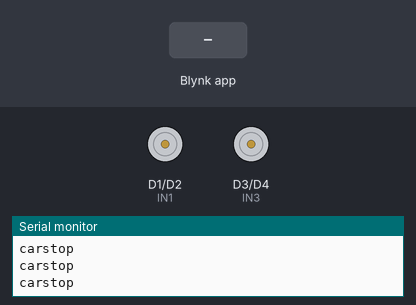
This sketch was run on a simulated ESP8266 (NodeMCU). Parts: motor-driver pin pairs drawn as motors (green arrow = first pin HIGH = forward, orange = second pin HIGH = backward, longer = more drive, scaled by the enable pin), the last lines printed to the serial monitor. The inputs (shaded band) are chosen by the test bench. WiFi joins after 1.5 s; servers stay silent unless stated.

Above: at 3.0 s.
3.1 s: Blynk app writes 1 to V0
At 3.9 s:
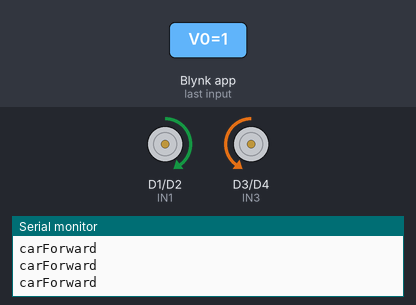
4.6 s: Blynk app writes 0 to V0
At 5.8 s:
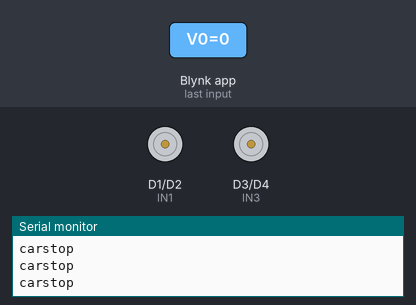
6.1 s: Blynk app writes 1 to V1
At 7.3 s:
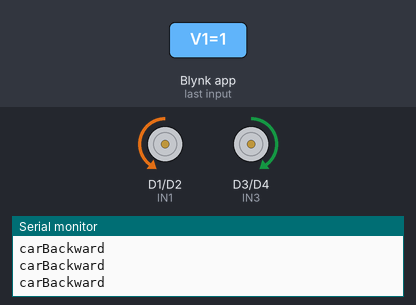
7.6 s: Blynk app writes 1 to V4
At 8.5 s:
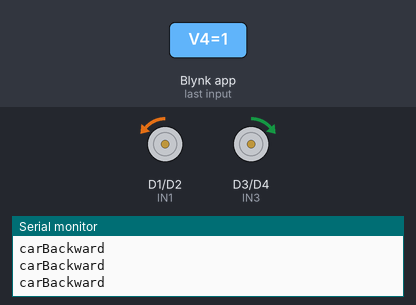
9.1 s: Blynk app writes 0 to V1
At 9.6 s:
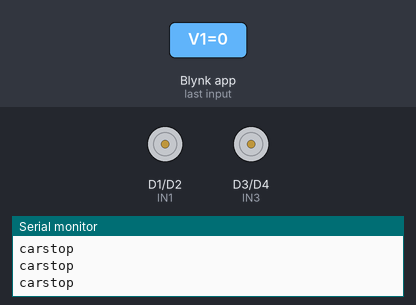
10.6 s: Blynk app writes 1 to V2
At 11.9 s:
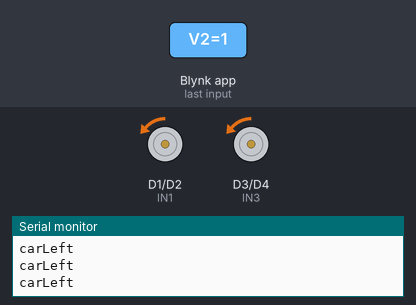
Timing chart, 0 to 13.1 s (numbered marks = the images above; inputs shaded):
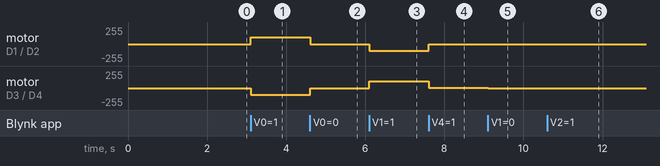

Measured:
- after the input at 3.1 s, motor on D1 (IN1) / D2 (IN2): stopped → forward 100/255 at once; motor on D3 (IN3) / D4 (IN4): stopped → backward 100/255 at once
- after the input at 4.6 s, motor on D1 (IN1) / D2 (IN2): forward 100/255 → stopped at once; motor on D3 (IN3) / D4 (IN4): backward 100/255 → stopped at once
- after the input at 6.1 s, motor on D1 (IN1) / D2 (IN2): stopped → backward 100/255 at once; motor on D3 (IN3) / D4 (IN4): stopped → forward 100/255 at once
- after the input at 7.6 s, motor on D1 (IN1) / D2 (IN2): backward 100/255 → backward 1/255 at once; motor on D3 (IN3) / D4 (IN4): forward 100/255 → forward 1/255 at once
- after the input at 9.1 s, motor on D1 (IN1) / D2 (IN2): backward 1/255 → stopped at once; motor on D3 (IN3) / D4 (IN4): forward 1/255 → stopped at once
- after the input at 10.6 s, motor on D1 (IN1) / D2 (IN2), motor on D3 (IN3) / D4 (IN4): stopped → backward 1/255 at once

The sketch:

ESP8266Car_Blynk_Free.ino
```cpp
/*How to make a wifi controlled car using Nodemcu ESP8266  and NEW Blynk App
  https://www.youtube.com/c/TechieLagan
*/

#define BLYNK_TEMPLATE_ID "TMPL66mC_3v8w"
#define BLYNK_TEMPLATE_NAME "ESPCarFree"
#define BLYNK_AUTH_TOKEN "9PknNMP4vNfIXx69mtevCGLb5gAyfVZi"

// Include the library files
#define BLYNK_PRINT Serial
#include <ESP8266WiFi.h>
#include <BlynkSimpleEsp8266.h>

// Define the motor pins
#define ENA D0
#define IN1 D1
#define IN2 D2
#define IN3 D3
#define IN4 D4
#define ENB D5

// Variables for the Blynk widget values
int f = 0;
int b = 0;
int l = 0;
int r = 0;

int Speed = 100;

char auth[] = BLYNK_AUTH_TOKEN; //Enter your Blynk auth token
char ssid[] = "SookYenFarm"; //Enter your WIFI name
char pass[] = "0863741677"; //Enter your WIFI passowrd


void setup() {
  Serial.begin(9600);
  //Set the motor pins as output pins
  pinMode(ENA, OUTPUT);
  pinMode(IN1, OUTPUT);
  pinMode(IN2, OUTPUT);
  pinMode(IN3, OUTPUT);
  pinMode(IN4, OUTPUT);
  pinMode(ENB, OUTPUT);

  // Initialize the Blynk library
  Blynk.begin(auth, ssid, pass, "blynk.cloud", 80);
}

// Get the joystick values
BLYNK_WRITE(V0) {
  f = param[0].asInt();
}
// Get the joystick values
BLYNK_WRITE(V1) {
  b = param[0].asInt();
}
// Get the joystick values
BLYNK_WRITE(V2) {
  l = param[0].asInt();
}
// Get the joystick values
BLYNK_WRITE(V3) {
  r = param[0].asInt();
}
//Get the slider values
BLYNK_WRITE(V4) {
  Speed = param.asInt();
}

// Check these values using the IF condition
void smartcar() {
  if (f == 1) {
    carForward();
    //digitalWrite(LED_BUILTIN, LOW);
    Serial.println("carForward");
  } else if (b == 1) {
    carBackward();
    digitalWrite(LED_BUILTIN, LOW);
    Serial.println("carBackward");
  } else if (l == 1) {
    carLeft();
    //digitalWrite(LED_BUILTIN, LOW);
    Serial.println("carLeft");
  } else if (r == 1) {
    carRight();
    //digitalWrite(LED_BUILTIN, LOW);
    Serial.println("carRight");
  } else {
    carStop();
    //digitalWrite(LED_BUILTIN, HIGH);
    Serial.println("carstop");
  }
}
void loop() {
  Blynk.run();// Run the blynk function
  smartcar();// Call the main function
}

/**************Motor movement functions*****************/
void carForward() {
  analogWrite(ENA, Speed);
  analogWrite(ENB, Speed);
  digitalWrite(IN1, HIGH);
  digitalWrite(IN2, LOW);
  digitalWrite(IN3, LOW);
  digitalWrite(IN4, HIGH);
}
void carBackward() {
  analogWrite(ENA, Speed);
  analogWrite(ENB, Speed);
  digitalWrite(IN1, LOW);
  digitalWrite(IN2, HIGH);
  digitalWrite(IN3, HIGH);
  digitalWrite(IN4, LOW);
}
void carLeft() {
  analogWrite(ENA, Speed);
  analogWrite(ENB, Speed);
  digitalWrite(IN1, LOW);
  digitalWrite(IN2, HIGH);
  digitalWrite(IN3, LOW);
  digitalWrite(IN4, HIGH);
}
void carRight() {
  analogWrite(ENA, Speed);
  analogWrite(ENB, Speed);
  digitalWrite(IN1, HIGH);
  digitalWrite(IN2, LOW);
  digitalWrite(IN3, HIGH);
  digitalWrite(IN4, LOW);
}
void carStop() {
  digitalWrite(IN1, LOW);
  digitalWrite(IN2, LOW);
  digitalWrite(IN3, LOW);
  digitalWrite(IN4, LOW);
}
```
